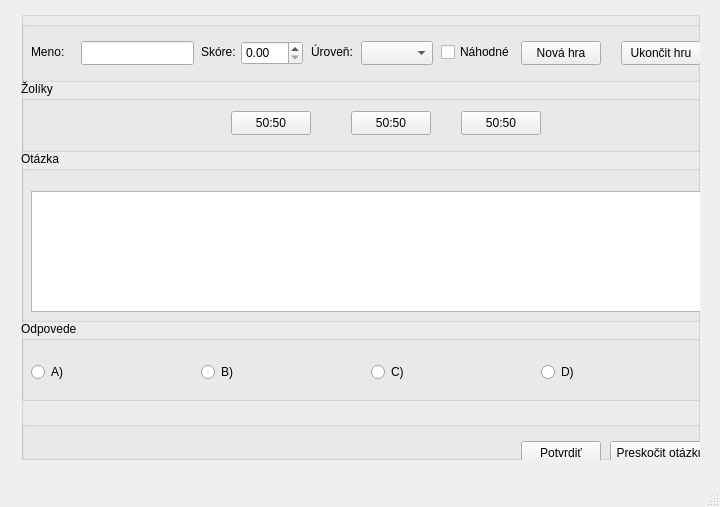
<?xml version="1.0" encoding="UTF-8"?>
<ui version="4.0">
 <class>HW_8_QTClass</class>
 <widget class="QMainWindow" name="HW_8_QTClass">
  <property name="geometry">
   <rect>
    <x>0</x>
    <y>0</y>
    <width>720</width>
    <height>507</height>
   </rect>
  </property>
  <property name="windowTitle">
   <string>HW_8_QT</string>
  </property>
  <widget class="QWidget" name="centralWidget">
   <widget class="QWidget" name="verticalLayoutWidget">
    <property name="geometry">
     <rect>
      <x>10</x>
      <y>0</y>
      <width>701</width>
      <height>471</height>
     </rect>
    </property>
    <layout class="QVBoxLayout" name="verticalLayout">
     <item>
      <widget class="QGroupBox" name="groupBox">
       <property name="title">
        <string/>
       </property>
       <widget class="QGroupBox" name="groupBox_2">
        <property name="geometry">
         <rect>
          <x>0</x>
          <y>10</y>
          <width>691</width>
          <height>61</height>
         </rect>
        </property>
        <property name="title">
         <string/>
        </property>
        <widget class="QLabel" name="label">
         <property name="geometry">
          <rect>
           <x>10</x>
           <y>20</y>
           <width>51</width>
           <height>21</height>
          </rect>
         </property>
         <property name="text">
          <string>Meno:</string>
         </property>
        </widget>
        <widget class="QLabel" name="label_2">
         <property name="geometry">
          <rect>
           <x>180</x>
           <y>20</y>
           <width>61</width>
           <height>21</height>
          </rect>
         </property>
         <property name="text">
          <string>Skóre:</string>
         </property>
        </widget>
        <widget class="QLabel" name="label_3">
         <property name="geometry">
          <rect>
           <x>290</x>
           <y>20</y>
           <width>51</width>
           <height>21</height>
          </rect>
         </property>
         <property name="text">
          <string>Úroveň:</string>
         </property>
        </widget>
        <widget class="QPushButton" name="newGameButton">
         <property name="geometry">
          <rect>
           <x>500</x>
           <y>20</y>
           <width>80</width>
           <height>24</height>
          </rect>
         </property>
         <property name="text">
          <string>Nová hra</string>
         </property>
        </widget>
        <widget class="QPushButton" name="endGameButton">
         <property name="geometry">
          <rect>
           <x>600</x>
           <y>20</y>
           <width>80</width>
           <height>24</height>
          </rect>
         </property>
         <property name="text">
          <string>Ukončit hru</string>
         </property>
        </widget>
        <widget class="QCheckBox" name="randomOrderCheckBox">
         <property name="geometry">
          <rect>
           <x>420</x>
           <y>20</y>
           <width>77</width>
           <height>22</height>
          </rect>
         </property>
         <property name="text">
          <string>Náhodné</string>
         </property>
        </widget>
        <widget class="QLineEdit" name="nameLineEdit">
         <property name="geometry">
          <rect>
           <x>60</x>
           <y>20</y>
           <width>113</width>
           <height>24</height>
          </rect>
         </property>
        </widget>
        <widget class="QComboBox" name="difficultyComboBox">
         <property name="geometry">
          <rect>
           <x>340</x>
           <y>20</y>
           <width>72</width>
           <height>24</height>
          </rect>
         </property>
        </widget>
        <widget class="QDoubleSpinBox" name="scoreSpinBox">
         <property name="enabled">
          <bool>true</bool>
         </property>
         <property name="geometry">
          <rect>
           <x>220</x>
           <y>20</y>
           <width>62</width>
           <height>24</height>
          </rect>
         </property>
        </widget>
       </widget>
       <widget class="QGroupBox" name="groupBox_3">
        <property name="geometry">
         <rect>
          <x>0</x>
          <y>70</y>
          <width>691</width>
          <height>71</height>
         </rect>
        </property>
        <property name="title">
         <string>Žolíky</string>
        </property>
        <widget class="QPushButton" name="jokerButton1">
         <property name="geometry">
          <rect>
           <x>210</x>
           <y>30</y>
           <width>80</width>
           <height>24</height>
          </rect>
         </property>
         <property name="text">
          <string>50:50</string>
         </property>
        </widget>
        <widget class="QPushButton" name="jokerButton2">
         <property name="geometry">
          <rect>
           <x>330</x>
           <y>30</y>
           <width>80</width>
           <height>24</height>
          </rect>
         </property>
         <property name="text">
          <string>50:50</string>
         </property>
        </widget>
        <widget class="QPushButton" name="jokerButton3">
         <property name="geometry">
          <rect>
           <x>440</x>
           <y>30</y>
           <width>80</width>
           <height>24</height>
          </rect>
         </property>
         <property name="text">
          <string>50:50</string>
         </property>
        </widget>
       </widget>
       <widget class="QGroupBox" name="groupBox_4">
        <property name="geometry">
         <rect>
          <x>0</x>
          <y>140</y>
          <width>691</width>
          <height>171</height>
         </rect>
        </property>
        <property name="title">
         <string>Otázka</string>
        </property>
        <widget class="QPlainTextEdit" name="questionTextEdit">
         <property name="geometry">
          <rect>
           <x>10</x>
           <y>40</y>
           <width>671</width>
           <height>121</height>
          </rect>
         </property>
        </widget>
       </widget>
       <widget class="QGroupBox" name="groupBox_5">
        <property name="geometry">
         <rect>
          <x>0</x>
          <y>310</y>
          <width>691</width>
          <height>80</height>
         </rect>
        </property>
        <property name="title">
         <string>Odpovede</string>
        </property>
        <widget class="QRadioButton" name="answerARadioButton">
         <property name="geometry">
          <rect>
           <x>10</x>
           <y>40</y>
           <width>171</width>
           <height>22</height>
          </rect>
         </property>
         <property name="text">
          <string>A)</string>
         </property>
        </widget>
        <widget class="QRadioButton" name="answerBRadioButton">
         <property name="geometry">
          <rect>
           <x>180</x>
           <y>40</y>
           <width>171</width>
           <height>22</height>
          </rect>
         </property>
         <property name="text">
          <string>B)</string>
         </property>
        </widget>
        <widget class="QRadioButton" name="answerCRadioButton">
         <property name="geometry">
          <rect>
           <x>350</x>
           <y>40</y>
           <width>171</width>
           <height>22</height>
          </rect>
         </property>
         <property name="text">
          <string>C)</string>
         </property>
        </widget>
        <widget class="QRadioButton" name="answerDRadioButton">
         <property name="geometry">
          <rect>
           <x>520</x>
           <y>40</y>
           <width>171</width>
           <height>22</height>
          </rect>
         </property>
         <property name="text">
          <string>D)</string>
         </property>
        </widget>
       </widget>
       <widget class="QGroupBox" name="groupBox_6">
        <property name="geometry">
         <rect>
          <x>0</x>
          <y>410</y>
          <width>691</width>
          <height>61</height>
         </rect>
        </property>
        <property name="title">
         <string/>
        </property>
        <widget class="QPushButton" name="confirmButton">
         <property name="geometry">
          <rect>
           <x>500</x>
           <y>20</y>
           <width>80</width>
           <height>24</height>
          </rect>
         </property>
         <property name="text">
          <string>Potvrdiť</string>
         </property>
        </widget>
        <widget class="QPushButton" name="skipButton">
         <property name="geometry">
          <rect>
           <x>589</x>
           <y>20</y>
           <width>101</width>
           <height>24</height>
          </rect>
         </property>
         <property name="text">
          <string>Preskočit otázku</string>
         </property>
        </widget>
       </widget>
      </widget>
     </item>
    </layout>
   </widget>
  </widget>
  <widget class="QMenuBar" name="menuBar">
   <property name="geometry">
    <rect>
     <x>0</x>
     <y>0</y>
     <width>720</width>
     <height>21</height>
    </rect>
   </property>
  </widget>
  <widget class="QStatusBar" name="statusBar"/>
 </widget>
 <layoutdefault spacing="6" margin="11"/>
 <resources>
  <include location="HW_8_QT.qrc"/>
 </resources>
 <connections/>
</ui>
